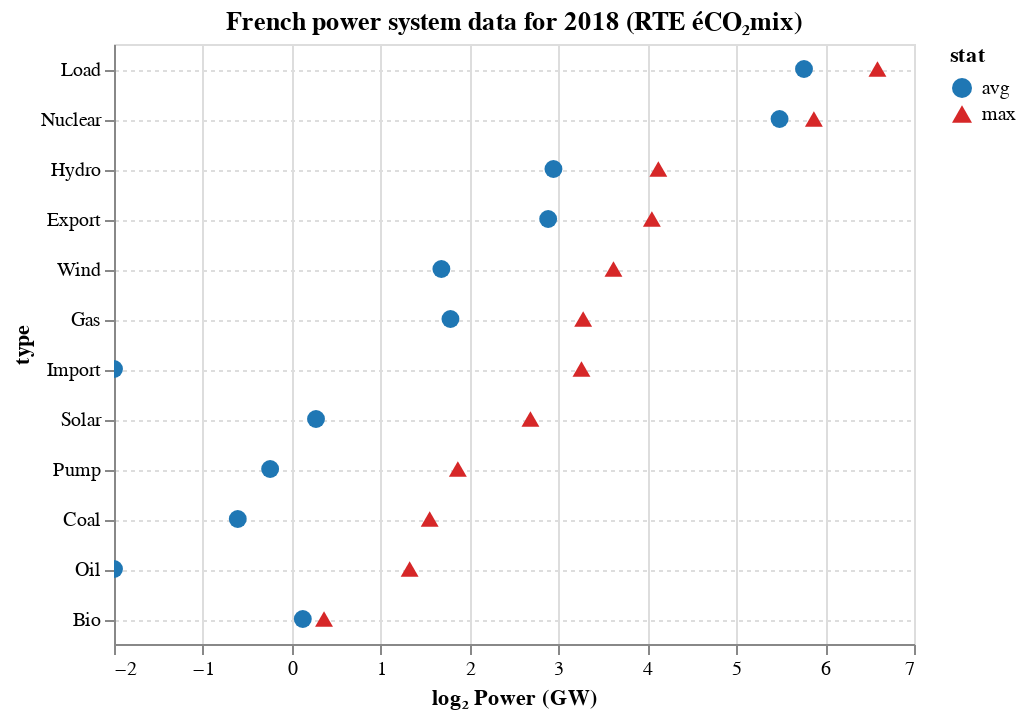

Source (notebook cell):
### Code cell
shape_scale = alt.Scale(domain=['avg', 'max'], range=['circle', 'triangle-up'])

tab_blue = '#1f77b4' # ( 31, 119, 180)
tab_red = '#d62728' # (214,  39,  40)
color_scale = alt.Scale(domain=['avg', 'max'], range=[tab_blue, tab_red])

alt.Chart(stats_yl[y==2018]).mark_point(filled=True, size=80, opacity=1).encode(
    x=alt.X('log2', 
        scale = alt.Scale(
            domain=(-2,7),
            clamp=True # nice for interactive charts. otherwise, clip=True may be better
        ),
        axis=alt.Axis(title='log₂ Power (GW)')
    ),
    y=alt.Y('type', sort=sorted_types),
    color=alt.Color('stat',
        scale=color_scale
    ),
    shape=alt.Shape(
        'stat', 
        scale=shape_scale
    ),
    tooltip=['year', 'value']
).properties(
    title='French power system data for 2018 (RTE éCO₂mix)'
).configure_axisY(
    grid=True,
    gridDash=(2,2)
).interactive()

### Figure 1 — Vega-Lite specification as saved in the notebook (floating-point values rounded to 4 significant figures)
{"$schema": "https://vega.github.io/schema/vega-lite/v3.4.0.json", "config": {"axisY": {"grid": true, "gridDash": [2, 2]}, "mark": {"tooltip": null}, "view": {"height": 300, "width": 400}}, "data": {"name": "data-db3e594b6992120c694732e2da9673fd"}, "datasets": {"data-db3e594b6992120c694732e2da9673fd": [{"log2": 0.124, "stat": "avg", "type": "Bio", "value": 1.09, "year": 2018}, {"log2": -2.092, "stat": "avg", "type": "Oil", "value": 0.2345, "year": 2018}, {"log2": -0.6076, "stat": "avg", "type": "Coal", "value": 0.6563, "year": 2018}, {"log2": -0.2434, "stat": "avg", "type": "Pump", "value": 0.8448, "year": 2018}, {"log2": 0.2727, "stat": "avg", "type": "Solar", "value": 1.208, "year": 2018}, {"log2": -3.196, "stat": "avg", "type": "Import", "value": 0.1091, "year": 2018}, {"log2": 1.785, "stat": "avg", "type": "Gas", "value": 3.447, "year": 2018}, {"log2": 1.683, "stat": "avg", "type": "Wind", "value": 3.211, "year": 2018}, {"log2": 2.884, "stat": "avg", "type": "Export", "value": 7.384, "year": 2018}, {"log2": 2.944, "stat": "avg", "type": "Hydro", "value": 7.695, "year": 2018}, {"log2": 5.487, "stat": "avg", "type": "Nuclear", "value": 44.86, "year": 2018}, {"log2": 5.762, "stat": "avg", "type": "Load", "value": 54.28, "year": 2018}, {"log2": 0.3629, "stat": "max", "type": "Bio", "value": 1.286, "year": 2018}, {"log2": 1.326, "stat": "max", "type": "Oil", "value": 2.507, "year": 2018}, {"log2": 1.551, "stat": "max", "type": "Coal", "value": 2.931, "year": 2018}, {"log2": 1.868, "stat": "max", "type": "Pump", "value": 3.651, "year": 2018}, {"log2": 2.685, "stat": "max", "type": "Solar", "value": 6.43, "year": 2018}, {"log2": 3.259, "stat": "max", "type": "Import", "value": 9.574, "year": 2018}, {"log2": 3.278, "stat": "max", "type": "Gas", "value": 9.7, "year": 2018}, {"log2": 3.619, "stat": "max", "type": "Wind", "value": 12.29, "year": 2018}, {"log2": 4.051, "stat": "max", "type": "Export", "value": 16.58, "year": 2018}, {"log2": 4.124, "stat": "max", "type": "Hydro", "value": 17.43, "year": 2018}, {"log2": 5.874, "stat": "max", "type": "Nuclear", "value": 58.64, "year": 2018}, {"log2": 6.589, "stat": "max", "type": "Load", "value": 96.27, "year": 2018}]}, "encoding": {"color": {"field": "stat", "scale": {"domain": ["avg", "max"], "range": ["#1f77b4", "#d62728"]}, "type": "nominal"}, "shape": {"field": "stat", "scale": {"domain": ["avg", "max"], "range": ["circle", "triangle-up"]}, "type": "nominal"}, "tooltip": [{"field": "year", "type": "quantitative"}, {"field": "value", "type": "quantitative"}], "x": {"axis": {"title": "log₂ Power (GW)"}, "field": "log2", "scale": {"clamp": true, "domain": [-2, 7]}, "type": "quantitative"}, "y": {"field": "type", "sort": ["Load", "Nuclear", "Hydro", "Export", "Wind", "Gas", "Import", "Solar", "Pump", "Coal", "Oil", "Bio"], "type": "nominal"}}, "mark": {"filled": true, "opacity": 1, "size": 80, "type": "point"}, "selection": {"selector002": {"bind": "scales", "encodings": ["x", "y"], "type": "interval"}}, "title": "French power system data for 2018 (RTE éCO₂mix)"}
